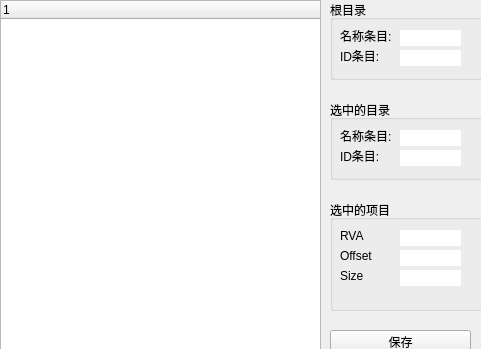
       <widget class="QWidget" name="page_Rsc">
        <property name="geometry">
         <rect>
          <x>0</x>
          <y>0</y>
          <width>481</width>
          <height>349</height>
         </rect>
        </property>
        <attribute name="label">
         <string>RscTable</string>
        </attribute>
        <widget class="QTreeWidget" name="treeWidget_Rsc">
         <property name="geometry">
          <rect>
           <x>0</x>
           <y>0</y>
           <width>321</width>
           <height>381</height>
          </rect>
         </property>
         <column>
          <property name="text">
           <string notr="true">1</string>
          </property>
         </column>
        </widget>
        <widget class="QGroupBox" name="groupBox_6">
         <property name="geometry">
          <rect>
           <x>330</x>
           <y>0</y>
           <width>171</width>
           <height>80</height>
          </rect>
         </property>
         <property name="title">
          <string>根目录</string>
         </property>
         <widget class="QLabel" name="label_75">
          <property name="geometry">
           <rect>
            <x>10</x>
            <y>30</y>
            <width>54</width>
            <height>12</height>
           </rect>
          </property>
          <property name="text">
           <string>名称条目:</string>
          </property>
         </widget>
         <widget class="QLabel" name="label_76">
          <property name="geometry">
           <rect>
            <x>10</x>
            <y>50</y>
            <width>54</width>
            <height>12</height>
           </rect>
          </property>
          <property name="text">
           <string>ID条目:</string>
          </property>
         </widget>
         <widget class="QLineEdit" name="lineEdit_43">
          <property name="geometry">
           <rect>
            <x>70</x>
            <y>30</y>
            <width>61</width>
            <height>16</height>
           </rect>
          </property>
          <property name="frame">
           <bool>false</bool>
          </property>
         </widget>
         <widget class="QLineEdit" name="lineEdit_44">
          <property name="geometry">
           <rect>
            <x>70</x>
            <y>50</y>
            <width>61</width>
            <height>16</height>
           </rect>
          </property>
          <property name="frame">
           <bool>false</bool>
          </property>
         </widget>
        </widget>
        <widget class="QGroupBox" name="groupBox_7">
         <property name="geometry">
          <rect>
           <x>330</x>
           <y>100</y>
           <width>161</width>
           <height>80</height>
          </rect>
         </property>
         <property name="title">
          <string>选中的目录</string>
         </property>
         <widget class="QLabel" name="label_77">
          <property name="geometry">
           <rect>
            <x>10</x>
            <y>30</y>
            <width>54</width>
            <height>12</height>
           </rect>
          </property>
          <property name="text">
           <string>名称条目:</string>
          </property>
         </widget>
         <widget class="QLineEdit" name="lineEdit_45">
          <property name="geometry">
           <rect>
            <x>70</x>
            <y>30</y>
            <width>61</width>
            <height>16</height>
           </rect>
          </property>
          <property name="frame">
           <bool>false</bool>
          </property>
         </widget>
         <widget class="QLabel" name="label_78">
          <property name="geometry">
           <rect>
            <x>10</x>
            <y>50</y>
            <width>54</width>
            <height>12</height>
           </rect>
          </property>
          <property name="text">
           <string>ID条目:</string>
          </property>
         </widget>
         <widget class="QLineEdit" name="lineEdit_46">
          <property name="geometry">
           <rect>
            <x>70</x>
            <y>50</y>
            <width>61</width>
            <height>16</height>
           </rect>
          </property>
          <property name="frame">
           <bool>false</bool>
          </property>
         </widget>
        </widget>
        <widget class="QGroupBox" name="groupBox_8">
         <property name="geometry">
          <rect>
           <x>330</x>
           <y>200</y>
           <width>161</width>
           <height>111</height>
          </rect>
         </property>
         <property name="title">
          <string>选中的项目</string>
         </property>
         <widget class="QLabel" name="label_79">
          <property name="geometry">
           <rect>
            <x>10</x>
            <y>30</y>
            <width>54</width>
            <height>12</height>
           </rect>
          </property>
          <property name="text">
           <string>RVA</string>
          </property>
         </widget>
         <widget class="QLabel" name="label_80">
          <property name="geometry">
           <rect>
            <x>10</x>
            <y>50</y>
            <width>54</width>
            <height>12</height>
           </rect>
          </property>
          <property name="text">
           <string>Offset</string>
          </property>
         </widget>
         <widget class="QLabel" name="label_81">
          <property name="geometry">
           <rect>
            <x>10</x>
            <y>70</y>
            <width>54</width>
            <height>12</height>
           </rect>
          </property>
          <property name="text">
           <string>Size</string>
          </property>
         </widget>
         <widget class="QLineEdit" name="lineEdit_47">
          <property name="geometry">
           <rect>
            <x>70</x>
            <y>30</y>
            <width>61</width>
            <height>16</height>
           </rect>
          </property>
          <property name="frame">
           <bool>false</bool>
          </property>
         </widget>
         <widget class="QLineEdit" name="lineEdit_48">
          <property name="geometry">
           <rect>
            <x>70</x>
            <y>50</y>
            <width>61</width>
            <height>16</height>
           </rect>
          </property>
          <property name="frame">
           <bool>false</bool>
          </property>
         </widget>
         <widget class="QLineEdit" name="lineEdit_49">
          <property name="geometry">
           <rect>
            <x>70</x>
            <y>70</y>
            <width>61</width>
            <height>16</height>
           </rect>
          </property>
          <property name="frame">
           <bool>false</bool>
          </property>
         </widget>
        </widget>
        <widget class="QPushButton" name="pushButton_33">
         <property name="geometry">
          <rect>
           <x>330</x>
           <y>330</y>
           <width>141</width>
           <height>23</height>
          </rect>
         </property>
         <property name="text">
          <string>保存</string>
         </property>
        </widget>
        <widget class="QPushButton" name="pushButton_34">
         <property name="geometry">
          <rect>
           <x>330</x>
           <y>360</y>
           <width>141</width>
           <height>23</height>
          </rect>
         </property>
         <property name="text">
          <string>十六进制编辑</string>
         </property>
        </widget>
       </widget>
